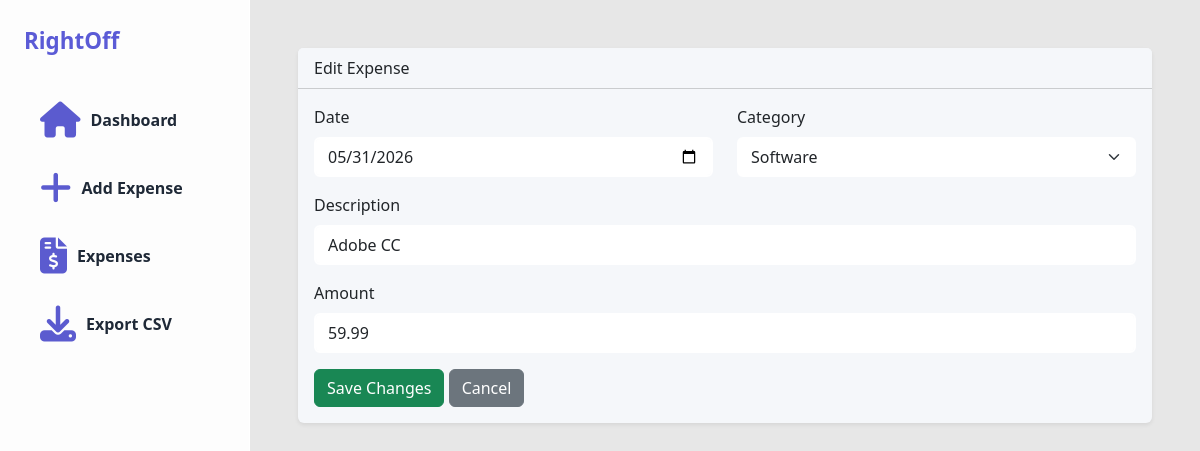
Before: /edit/1/ with the older database file.
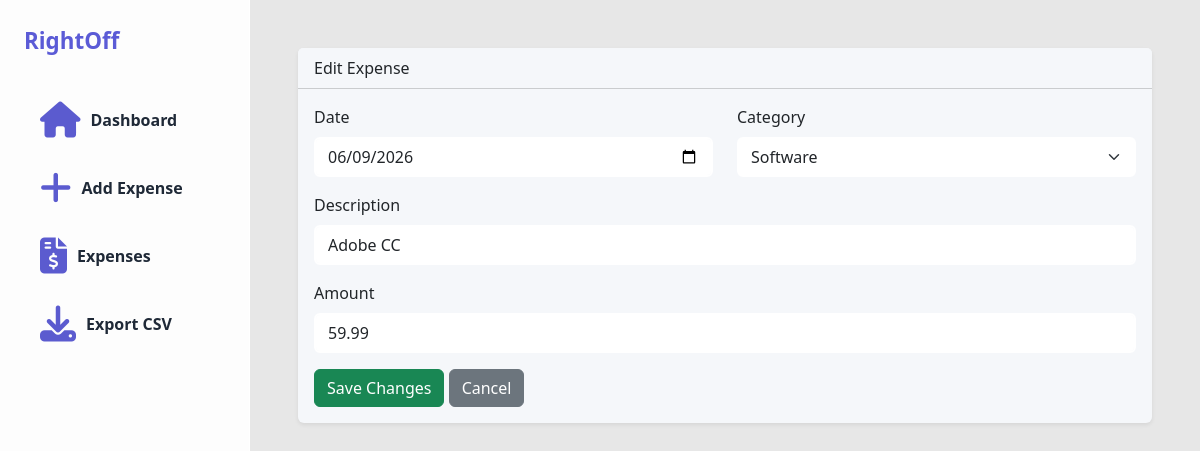
After: the same page with the newer database file.
### expenses/models.py (models this page shows, shortened)
class Expense(models.Model):
    CATEGORY_CHOICES = [
        ('Software', 'Software'),
        ('Equipment', 'Equipment'),
        ('Internet', 'Internet'),
        ('Office Supplies', 'Office Supplies'),
        ('Mileage', 'Mileage'),
        ('Advertising', 'Advertising'),
        ('Education', 'Education'),
        ('Travel', 'Travel'),
        ('Other', 'Other'),
    ]
    date = models.DateField()
    category = models.CharField(
        max_length=100,
        choices=CATEGORY_CHOICES
    )
    description = models.CharField(max_length=255)
    amount = models.DecimalField(
        max_digits=10,
        decimal_places=2
    )

### expenses/views.py (the view)
def edit_expense(request, expense_id):
    expense = get_object_or_404(
        Expense,
        id=expense_id
    )
    if request.method == 'POST':
        form = ExpenseForm(
            request.POST,
            instance=expense
        )
        if form.is_valid():
            form.save()
            messages.success(
                request,
                "Expense updated successfully!"
            )
            return redirect('/list/')
    else:
        form = ExpenseForm(
            instance=expense
        )
    return render(
        request,
        'expenses/edit_expense.html',
        {
            'form': form,
            'expense': expense
        }
    )

### expenses/forms.py
class ExpenseForm(forms.ModelForm):
    class Meta:
        model = Expense
        fields = [
            'date',
            'category',
            'description',
            'amount'
        ]
        widgets = {
            'date': forms.DateInput(
                attrs={
                    'type': 'date',
                    'class': 'form-control'
                }
            ),
            'category': forms.Select(
                attrs={
                    'class': 'form-select'
                }
            ),
            'description': forms.TextInput(
                attrs={
                    'class': 'form-control'
                }
            ),
            'amount': forms.NumberInput(
                attrs={
                    'class': 'form-control',
                    'step': '0.01'
                }
            ),
        }

### expenses/templates/expenses/edit_expense.html (shortened to what this page needs)
{% extends 'base.html' %}
{% block content %}
<div class="card shadow-sm">
    <div class="card-header">
        Edit Expense
    </div>
    <div class="card-body">
        <form method="POST">
            <div class="row">
                <div class="col-md-6 mb-3">
                    <label class="form-label">
                        Date
                    </label>
                    {{ form.date }}
                </div>
                <div class="col-md-6 mb-3">
                    <label class="form-label">
                        Category
                    </label>
                    {{ form.category }}
                </div>
            </div>
            <div class="mb-3">
                <label class="form-label">
                    Description
                </label>
                {{ form.description }}
            </div>
            <div class="mb-3">
                <label class="form-label">
                    Amount
                </label>
                {{ form.amount }}
            </div>
            <button
                type="submit"
                class="btn btn-success"
            >
                Save Changes
            </button>
            <a
                href="/list/"
                class="btn btn-secondary"
            >
                Cancel
            </a>
        </form>
    </div>
</div>
{% endblock %}

Changed rows visible on the page:
changed Expense "Software": date "05/31/2026" → "06/09/2026"
